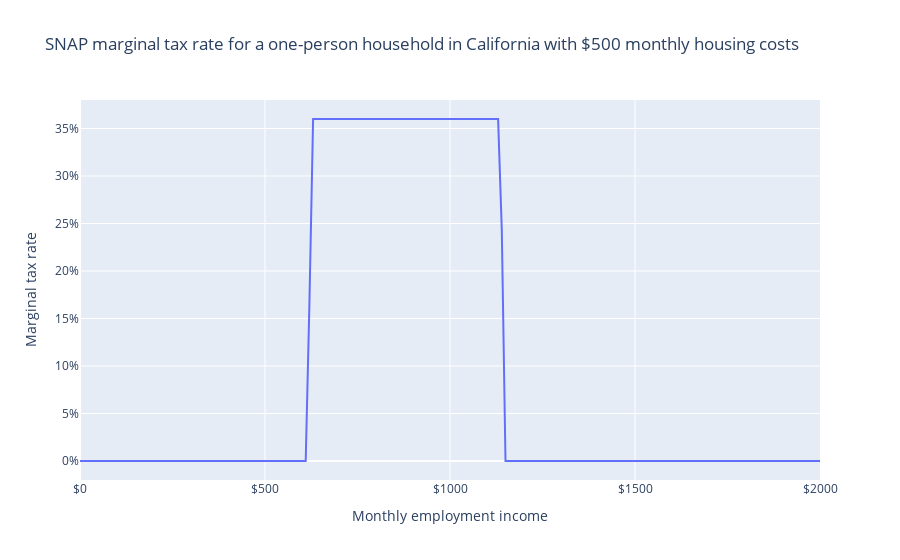

The notebook cell saved with this chart:
### Markdown cell above
We can also view their marginal tax rate from the program, revealing that SNAP phases out at 36 cents on the dollar through the phase-out region.

### Code cell
fig = px.line(df, "employment_income", "mtr", labels=LABELS,
    title="SNAP marginal tax rate for a one-person household in California with $500 monthly housing costs")
fig.update_layout(xaxis_tickformat="$", yaxis_tickformat=".0%")
fig.show()

### Figure 1 — Plotly figure (JSON) as saved in the notebook; plotly's stock layout.template omitted (floating-point values rounded to 4 significant figures; data arrays with more than 128 entries replaced by an {"elided": "..."} marker saying what was removed)
{"data": [{"hovertemplate": "Monthly employment income=%{x}<br>Marginal tax rate=%{y}<extra></extra>", "legendgroup": "", "line": {"color": "#636efa", "dash": "solid"}, "marker": {"symbol": "circle"}, "mode": "lines", "name": "", "orientation": "v", "showlegend": false, "type": "scatter", "x": {"elided": "201 int values"}, "xaxis": "x", "y": {"elided": "201 float values"}, "yaxis": "y"}], "layout": {"autosize": true, "legend": {"tracegroupgap": 0}, "title": {"text": "SNAP marginal tax rate for a one-person household in California with $500 monthly housing costs"}, "xaxis": {"anchor": "y", "autorange": true, "domain": [0, 1], "range": [0, 2000], "tickformat": "$", "title": {"text": "Monthly employment income"}, "type": "linear"}, "yaxis": {"anchor": "x", "autorange": true, "domain": [0, 1], "range": [-0.02, 0.38], "tickformat": ".0%", "title": {"text": "Marginal tax rate"}, "type": "linear"}}}
